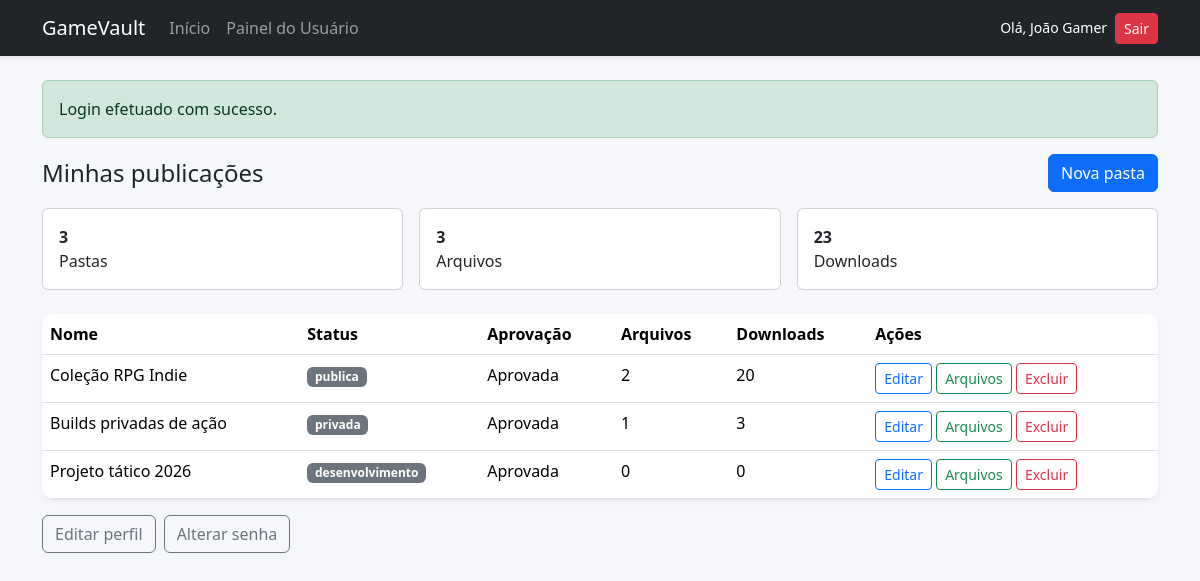
Page /usuario/dashboard.php (signed in) on the committed database.
### tables this page shows
CREATE TABLE pastas (
  id INT AUTO_INCREMENT PRIMARY KEY,
  usuario_id INT NOT NULL,
  categoria_id INT NULL,
  nome VARCHAR(180) NOT NULL,
  slug VARCHAR(200) NOT NULL UNIQUE,
  descricao TEXT NOT NULL,
  capa VARCHAR(255) NULL,
  status ENUM('publica','privada','desenvolvimento') NOT NULL DEFAULT 'desenvolvimento',
  senha_acesso VARCHAR(255) NULL,
  aprovado TINYINT(1) NOT NULL DEFAULT 0,
  criado_em DATETIME NOT NULL,
  atualizado_em DATETIME NULL,
  INDEX idx_pastas_status (status),
  INDEX idx_pastas_usuario (usuario_id),
  INDEX idx_pastas_categoria (categoria_id),
  CONSTRAINT fk_pastas_usuario FOREIGN KEY (usuario_id) REFERENCES usuarios(id) ON DELETE CASCADE,
  CONSTRAINT fk_pastas_categoria FOREIGN KEY (categoria_id) REFERENCES categorias(id) ON DELETE SET NULL
);

### config/database.php (called while the page is built, shortened)
<?php
class Database
{
    private static ?PDO $connection = null;
    public static function connection(): PDO
    {
        if (self::$connection === null) {
            $dsn = 'mysql:host=' . DB_HOST . ';dbname=' . DB_NAME . ';charset=utf8mb4';
            self::$connection = new PDO($dsn, DB_USER, DB_PASS, [
                PDO::ATTR_ERRMODE => PDO::ERRMODE_EXCEPTION,
                PDO::ATTR_DEFAULT_FETCH_MODE => PDO::FETCH_ASSOC,
                PDO::ATTR_EMULATE_PREPARES => false,
            ]);
        }
        return self::$connection;
    }
}

### classes/FolderManager.php (called while the page is built, shortened)
<?php
require_once dirname(__DIR__) . '/config/database.php';
require_once dirname(__DIR__) . '/includes/helpers.php';
class FolderManager
{
    private PDO $db;
    public function __construct()
    {
        $this->db = Database::connection();
    }
    public function userFolders(int $userId): array
    {
        $sql = 'SELECT p.*, c.nome AS categoria,
                (SELECT COUNT(*) FROM arquivos a WHERE a.pasta_id = p.id) AS total_arquivos,
                (SELECT COALESCE(SUM(a.downloads),0) FROM arquivos a WHERE a.pasta_id = p.id) AS total_downloads
                FROM pastas p
                LEFT JOIN categorias c ON c.id = p.categoria_id
                WHERE p.usuario_id = :usuario_id
                ORDER BY p.criado_em DESC';
        $stmt = $this->db->prepare($sql);
        $stmt->execute(['usuario_id' => $userId]);
        return $stmt->fetchAll();
    }
}

### includes/helpers.php (called while the page is built, shortened)
<?php
function e(string $value): string
{
    return htmlspecialchars($value, ENT_QUOTES, 'UTF-8');
}

### usuario/dashboard.php (the view, shortened to what this page needs)
<?php
require_once __DIR__ . '/../includes/helpers.php';
require_once __DIR__ . '/../classes/FolderManager.php';
$manager = new FolderManager();
$folders = $manager->userFolders((int) $_SESSION['user']['id']);
include __DIR__ . '/../includes/header.php';
?>
<div class="d-flex justify-content-between align-items-center mb-3">
  <h1 class="h4 mb-0">Minhas publicações</h1>
  <a class="btn btn-primary" href="<?= BASE_URL ?>/usuario/folder_form.php">Nova pasta</a>
</div>
<div class="row g-3 mb-4">
  <div class="col-md-4"><div class="card"><div class="card-body"><strong><?= count($folders) ?></strong><br>Pastas</div></div></div>
  <div class="col-md-4"><div class="card"><div class="card-body"><strong><?= array_sum(array_column($folders, 'total_arquivos')) ?></strong><br>Arquivos</div></div></div>
  <div class="col-md-4"><div class="card"><div class="card-body"><strong><?= array_sum(array_column($folders, 'total_downloads')) ?></strong><br>Downloads</div></div></div>
</div>
<div class="table-responsive bg-white shadow-sm">
<table class="table table-hover mb-0">
<thead><tr><th>Nome</th><th>Status</th><th>Aprovação</th><th>Arquivos</th><th>Downloads</th><th>Ações</th></tr></thead>
<tbody>
<?php foreach ($folders as $f): ?>
<tr>
  <td><?= e($f['nome']) ?></td>
  <td><span class="badge text-bg-secondary status-pill"><?= e($f['status']) ?></span></td>
  <td><?= $f['aprovado'] ? 'Aprovada' : 'Pendente' ?></td>
  <td><?= (int)$f['total_arquivos'] ?></td>
  <td><?= (int)$f['total_downloads'] ?></td>
  <td>
    <a class="btn btn-sm btn-outline-primary" href="<?= BASE_URL ?>/usuario/folder_form.php?id=<?= (int)$f['id'] ?>">Editar</a>
    <a class="btn btn-sm btn-outline-success" href="<?= BASE_URL ?>/usuario/files.php?folder_id=<?= (int)$f['id'] ?>">Arquivos</a>
    <a class="btn btn-sm btn-outline-danger" onclick="return confirm('Excluir pasta?')" href="<?= BASE_URL ?>/usuario/folder_delete.php?id=<?= (int)$f['id'] ?>">Excluir</a>
  </td>
</tr>
<?php endforeach; ?>
</tbody>
</table>
</div>
<div class="mt-3 d-flex gap-2">
  <a class="btn btn-outline-secondary" href="<?= BASE_URL ?>/usuario/profile.php">Editar perfil</a>
  <a class="btn btn-outline-secondary" href="<?= BASE_URL ?>/usuario/change_password.php">Alterar senha</a>
</div>
<?php include __DIR__ . '/../includes/footer.php'; ?>

### public/assets/css/style.css (style rules this page uses)
body { background: #f5f7fb; }
.status-pill { font-size: 0.75rem; }
.table-responsive { border-radius: 12px; overflow: hidden; }

### rows in the picture
pastas: nome "Coleção RPG Indie", status "publica", aprovado "Aprovada", total_arquivos "2", total_downloads "20"
pastas: nome "Builds privadas de ação", status "privada", aprovado "Aprovada", total_arquivos "1", total_downloads "3"
pastas: nome "Projeto tático 2026", status "desenvolvimento", aprovado "Aprovada", total_arquivos "0", total_downloads "0"

### other values in the picture
$_SESSION['user']['nome'] "João Gamer"
$message['message'] "Login efetuado com sucesso."
count($folders) "3"
array_sum(array_column($folders, 'total_arquivos')) "3"
array_sum(array_column($folders, 'total_downloads')) "23"
